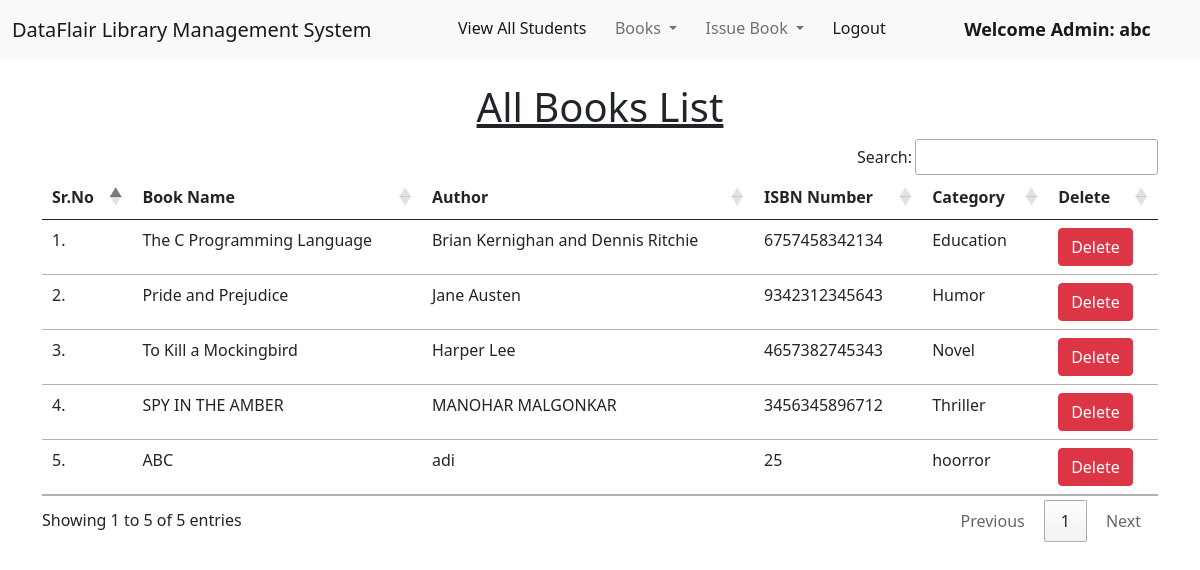
/view_books/ (signed in), run on the app's committed database.
### library/models.py (models this page shows, shortened)
class Book(models.Model):
    name = models.CharField(max_length=200)
    author = models.CharField(max_length=200)
    isbn = models.PositiveIntegerField()
    category = models.CharField(max_length=50)

### library/views.py (the view)
# urls.py: path("view_books/", views.view_books, name="view_books"),
@login_required(login_url = '/admin_login')
def view_books(request):
    books = Book.objects.all()
    return render(request, "view_books.html", {'books':books})

### library/templates/view_books.html (shortened to what this page needs)
{% extends 'admin_navbar.html' %}
{% load static %}
{% block body %}
<div class="container mt-4">
    <h1 class="text-center"><u>All Books List</u></h1>
    <table class="table table-hover" id="example">
        <thead>
            <tr>
                <th>Sr.No</th>
                <th>Book Name</th>
                <th>Author</th>
                <th>ISBN Number</th>
                <th>Category</th>
                <th>Delete</th>
            </tr>
        </thead>
        <tbody>
            {% for book in books %}
            <tr>
                <td>{{forloop.counter}}.</td>
                <td>{{book.name}}</td>
                <td>{{book.author}}</td>
                <td>{{book.isbn}}</td>
                <td>{{book.category}}</td>
                <td><a href="/delete_book/{{book.id}}/" class="btn btn-danger" onclick="return confirm('Are you sure you want to delete this book?')">Delete</a></td>
            </tr>
            {% endfor %}
        </tbody>
    </table>
    </div>
{% endblock %}

### library/templates/admin_navbar.html (shortened to what this page needs)
<!doctype html>
<html lang="en">
  <head>
    <link href="https://cdn.jsdelivr.net/npm/bootstrap@5.1.0/dist/css/bootstrap.min.css" rel="stylesheet">
    <link rel="stylesheet" href="https://cdn.datatables.net/1.10.25/css/jquery.dataTables.min.css">
    <link rel="stylesheet" href="https://cdn.datatables.net/buttons/1.7.1/css/buttons.dataTables.min.css">
  </head>
  <body>
    <nav class="navbar navbar-expand-lg navbar-light bg-light">
        <div class="container-fluid">
          <a class="navbar-brand" href="#">DataFlair Library Management System</a>
          <div class="collapse navbar-collapse" id="navbarSupportedContent">
            <ul class="navbar-nav me-auto mb-2 mb-lg-0">
              <li class="nav-item">
                <a class="nav-link active" aria-current="page" href="/view_students/">View All Students</a>
              </li>
              <li class="nav-item dropdown">
                <a class="nav-link dropdown-toggle" href="#" id="navbarDropdown" role="button" data-bs-toggle="dropdown" aria-expanded="false">
                  Books
                </a>
              </li>
              <li class="nav-item dropdown">
                <a class="nav-link dropdown-toggle" href="#" id="navbarDropdown" role="button" data-bs-toggle="dropdown" aria-expanded="false">
                  Issue Book
                </a>
              </li>
              <li class="nav-item">
                <a class="nav-link active" aria-current="page" href="/logout/">Logout</a>
              </li>
              <li class="nav-item">
                <a style="font-weight:600; font-family:'Segoe UI', Tahoma, Geneva, Verdana, sans-serif; font-size: large;" class="nav-link active" href="#">Welcome Admin: {{request.user}}</a>
              </li>
            </ul>
          </div>
        </div>
      </nav>
      {% block body %}
      {% endblock %}
  </body>
</html>

### data on the page
Book: name "The C Programming Language", author "Brian Kernighan and Dennis Ritchie", isbn "6757458342134", category "Education"
Book: name "Pride and Prejudice", author "Jane Austen", isbn "9342312345643", category "Humor"
Book: name "To Kill a Mockingbird", author "Harper Lee", isbn "4657382745343", category "Novel"
Book: name "SPY IN THE AMBER", author "MANOHAR MALGONKAR", isbn "3456345896712", category "Thriller"
Book: name "ABC", author "adi", isbn "25", category "hoorror"

### other printed values
{{ request.user }} "abc"
